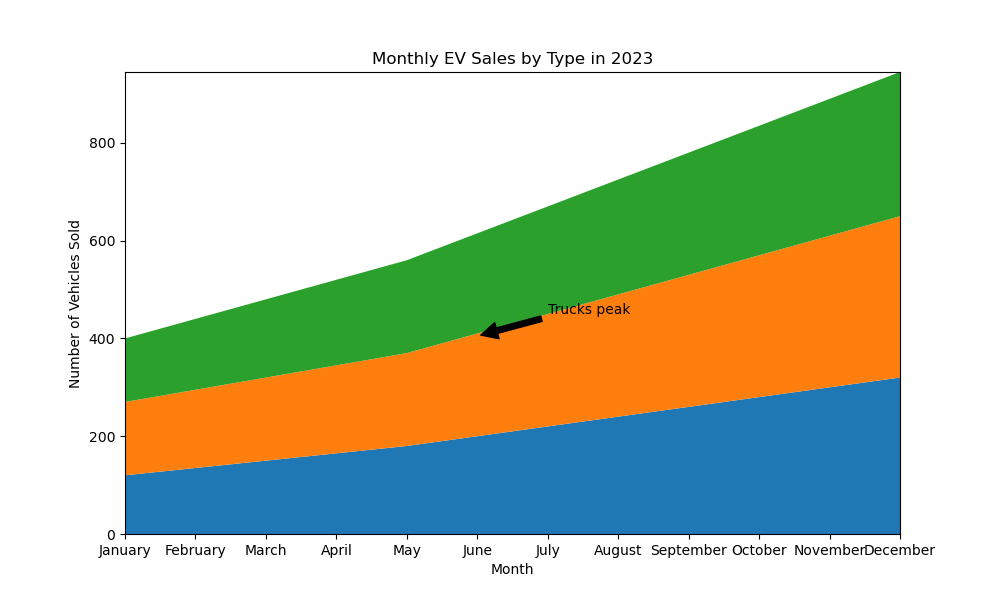

Reproduce this figure in Python.

import matplotlib.pyplot as plt

# Data
months = ["January", "February", "March", "April", "May", "June", "July", "August", "September", "October", "November", "December"]
sedans = [120, 135, 150, 165, 180, 200, 220, 240, 260, 280, 300, 320]
suvs = [150, 160, 170, 180, 190, 210, 230, 250, 270, 290, 310, 330]
trucks = [130, 145, 160, 175, 190, 205, 220, 235, 250, 265, 280, 295]

# Stacked Area Chart
fig, ax = plt.subplots(figsize=(10, 6))
ax.stackplot(months, sedans, suvs, trucks, colors=['#1f77b4', '#ff7f0e', '#2ca02c'])

# Customizing the plot
ax.set_title('Monthly EV Sales by Type in 2023')
ax.set_ylabel('Number of Vehicles Sold')
ax.set_xlabel('Month')
ax.margins(0, 0)  # Removes the default margins to use the entire space for plotting

# Adding annotation
ax.annotate('Trucks peak', xy=('June', 405), xytext=('July', 450),
            arrowprops=dict(facecolor='black', shrink=0.05))

# Displaying the plot
plt.show()
